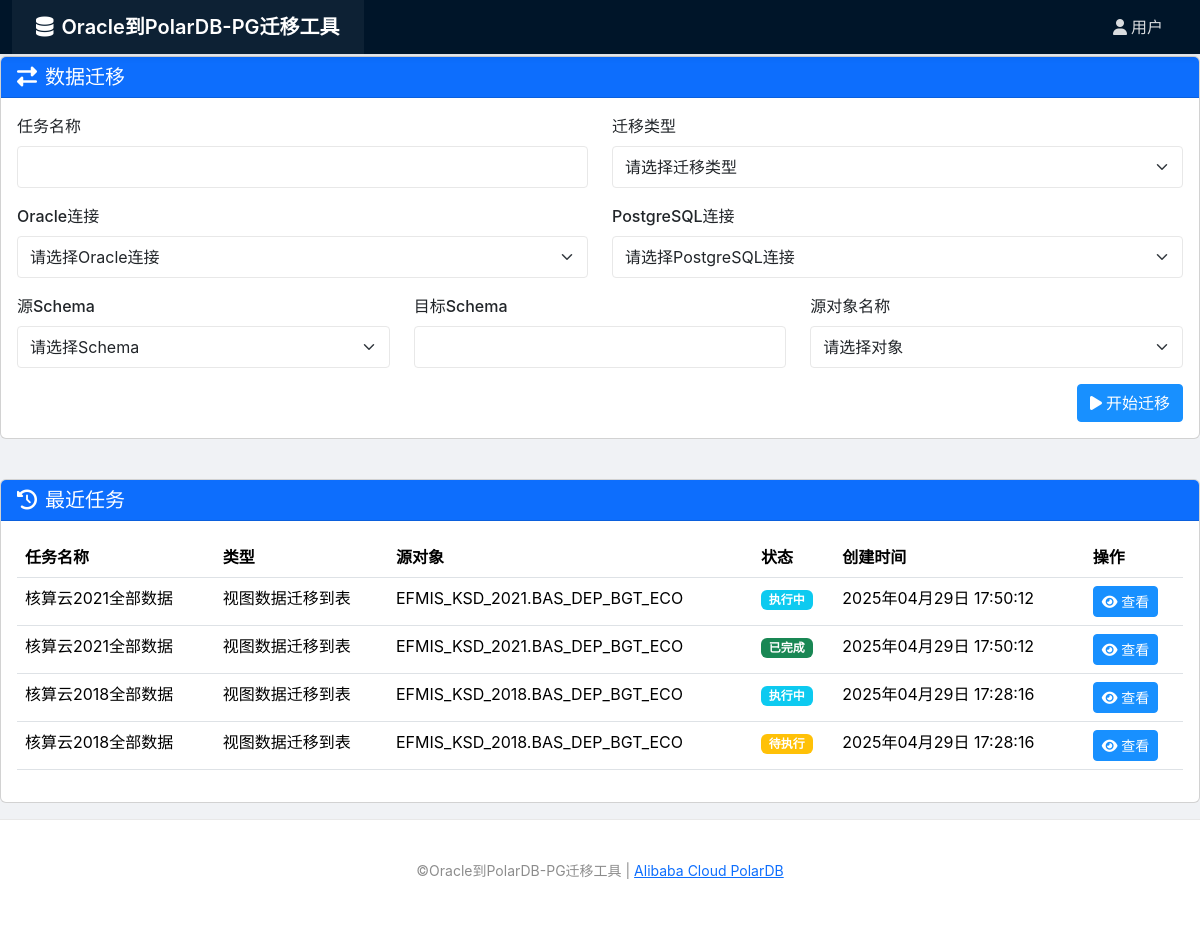
Page /app/index/ on the earlier database version.
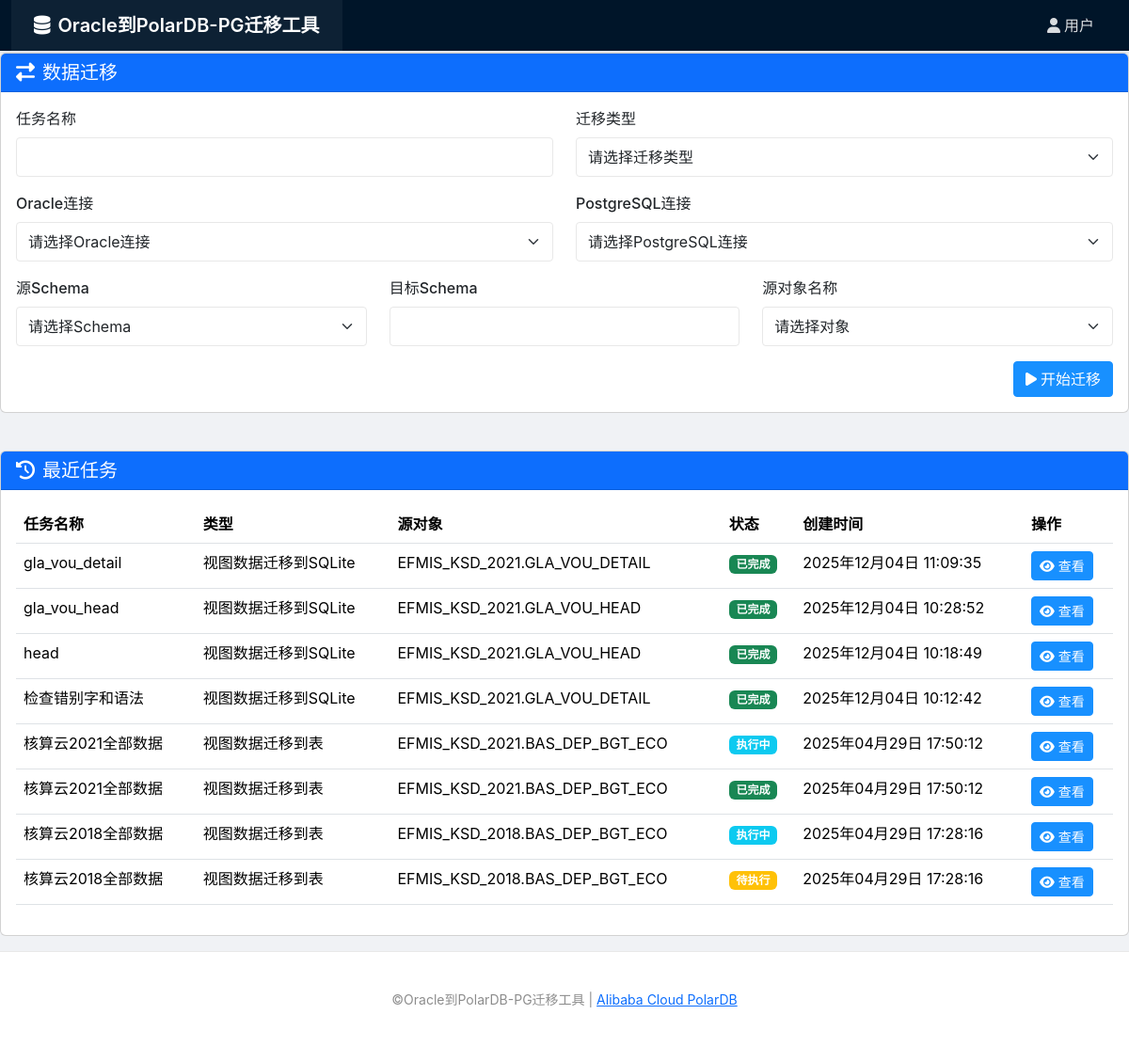
Same page on the later database version.
### migration_app/models.py (models this page shows, shortened)
class MigrationTask(models.Model):
    TASK_TYPE_CHOICES = [
        ('table', '表'),
        ('materialized_view', '物化视图'),
        ('view', '视图'),
        ('routine', '例程'),
        ('all_tables', '所有表'),
        ('view_to_table', '视图数据迁移到表'),
        ('view_to_sqlite', '视图数据迁移到SQLite'),
    ]
    STATUS_CHOICES = [
        ('pending', '待执行'),
        ('running', '执行中'),
        ('completed', '已完成'),
        ('failed', '失败'),
        ('partial', '部分完成'),
        ('canceled', '已取消'),
    ]
    CONFLICT_STRATEGY_CHOICES = [
        ('error', '遇到冲突时报错'),
        ('replace', '删除并替换已存在对象'),
        ('skip', '跳过已存在对象'),
        ('append', '追加数据（仅适用于表）'),
        ('truncate', '清空表并重新加载数据'),
    ]
    name = models.CharField(max_length=100, verbose_name="任务名称")
    task_type = models.CharField(max_length=20, choices=TASK_TYPE_CHOICES, verbose_name="任务类型")
    oracle_connection = models.ForeignKey(OracleConnection, on_delete=models.CASCADE, verbose_name="Oracle连接")
    postgres_connection = models.ForeignKey(
        PostgresConnection,
        on_delete=models.CASCADE,
        verbose_name="PostgreSQL连接",
        null=True,
        blank=True
    )
    source_schema = models.CharField(max_length=50, verbose_name="源Schema")
    target_schema = models.CharField(max_length=50, verbose_name="目标Schema", blank=True, null=True)
    source_object = models.CharField(max_length=100, verbose_name="源对象名称", blank=True, null=True)
    source_objects = models.TextField(verbose_name="多个源对象", blank=True, null=True, help_text="用逗号分隔的多个源对象名称")
    is_batch = models.BooleanField(default=False, verbose_name="批量迁移")
    parent_task = models.ForeignKey('self', on_delete=models.CASCADE, null=True, blank=True, related_name='subtasks', verbose_name="父任务")
    conflict_strategy = models.CharField(max_length=20, choices=CONFLICT_STRATEGY_CHOICES, default='error', verbose_name="冲突处理策略")
    status = models.CharField(max_length=20, choices=STATUS_CHOICES, default='pending', verbose_name="状态")
    log = models.TextField(blank=True, null=True, verbose_name="日志")
    cancel_requested = models.BooleanField(default=False, verbose_name="请求取消")
    progress = models.FloatField(default=0, verbose_name="进度百分比")
    created_at = models.DateTimeField(auto_now_add=True, verbose_name="创建时间")
    started_at = models.DateTimeField(null=True, blank=True, verbose_name="开始时间")
    completed_at = models.DateTimeField(null=True, blank=True, verbose_name="完成时间")
    view_progress = models.JSONField(verbose_name="视图迁移进度", blank=True, null=True, help_text="存储每个视图的迁移进度")
    sqlite_directory = models.CharField(max_length=255, blank=True, null=True, verbose_name="SQLite目录")
    sqlite_file_name = models.CharField(max_length=255, blank=True, null=True, verbose_name="SQLite文件名")
    class Meta:
        verbose_name = "迁移任务"
        verbose_name_plural = "迁移任务"

### migration_app/views.py (the view)
# urls.py: path('index/', views.index, name='index'),
def index(request):
    tasks = MigrationTask.objects.all().order_by('-created_at')[:10]
    oracle_connections = OracleConnection.objects.all()
    postgres_connections = PostgresConnection.objects.all()
    context = {
        'tasks': tasks,
        'oracle_connections': oracle_connections,
        'postgres_connections': postgres_connections,
    }
    return render(request, 'migration_app/index.html', context)

### migration_app/templates/migration_app/index.html (shortened to what this page needs)
{% extends 'migration_app/base.html' %}
{% block content %}
<div class="row mb-4">
    <div class="col-lg-12">
        <div class="card">
            <div class="card-header bg-primary text-white">
                <h5 class="card-title mb-0">
                    <i class="fas fa-exchange-alt me-2"></i>数据迁移
                </h5>
            </div>
            <div class="card-body">
                <form id="migration-form">
                    <div class="row mb-3">
                        <div class="col-md-6">
                            <label for="task-name" class="form-label">任务名称</label>
                            <input type="text" class="form-control" id="task-name" required>
                        </div>
                        <div class="col-md-6">
                            <label for="task-type" class="form-label">迁移类型</label>
                            <select class="form-select" id="task-type" required>
                                <option value="" selected disabled>请选择迁移类型</option>
                            </select>
                        </div>
                    </div>
                    <div class="row mb-3">
                        <div class="col-md-6">
                            <label for="oracle-connection" class="form-label">Oracle连接</label>
                            <select class="form-select" id="oracle-connection" required>
                                <option value="" selected disabled>请选择Oracle连接</option>
                            </select>
                        </div>
                        <div class="col-md-6">
                            <label for="postgres-connection" class="form-label">PostgreSQL连接</label>
                            <select class="form-select" id="postgres-connection" required>
                                <option value="" selected disabled>请选择PostgreSQL连接</option>
                            </select>
                        </div>
                    </div>
                    <div class="row mb-3">
                        <div class="col-md-4">
                            <label for="source-schema" class="form-label">源Schema</label>
                            <select class="form-select" id="source-schema" required>
                                <option value="" selected disabled>请选择Schema</option>
                            </select>
                        </div>
                        <div class="col-md-4">
                            <label for="target-schema" class="form-label">目标Schema</label>
                            <input type="text" class="form-control" id="target-schema" required>
                        </div>
                        <div class="col-md-4">
                            <label for="source-object" class="form-label">源对象名称</label>
                            <select class="form-select" id="source-object" required>
                                <option value="" selected disabled>请选择对象</option>
                            </select>
                        </div>
                    </div>
                    <div class="text-end">
                        <button type="submit" class="btn btn-primary">
                            <i class="fas fa-play me-1"></i>开始迁移
                        </button>
                    </div>
                </form>
            </div>
        </div>
    </div>
</div>
<div class="row">
    <div class="col-lg-12">
        <div class="card">
            <div class="card-header bg-primary text-white">
                <h5 class="card-title mb-0">
                    <i class="fas fa-history me-2"></i>最近任务
                </h5>
            </div>
            <div class="card-body">
                <div class="table-responsive">
                    <table class="table table-hover">
                        <thead>
                            <tr>
                                <th>任务名称</th>
                                <th>类型</th>
                                <th>源对象</th>
                                <th>状态</th>
                                <th>创建时间</th>
                                <th>操作</th>
                            </tr>
                        </thead>
                        <tbody id="tasks-table">
                            {% for task in tasks %}
                            <tr>
                                <td>{{ task.name }}</td>
                                <td>{{ task.get_task_type_display }}</td>
                                <td>{{ task.source_schema }}.{{ task.source_object }}</td>
                                <td>
                                    {% if task.status == 'pending' %}
                                    <span class="badge bg-warning">待执行</span>
                                    {% elif task.status == 'running' %}
                                    <span class="badge bg-info">执行中</span>
                                    {% elif task.status == 'completed' %}
                                    <span class="badge bg-success">已完成</span>
                                    {% elif task.status == 'failed' %}
                                    <span class="badge bg-danger">失败</span>
                                    {% endif %}
                                </td>
                                <td>{{ task.created_at|date:"Y年m月d日 H:i:s" }}</td>
                                <td>
                                    <a href="{% url 'migration_app:task_detail' task.id %}" class="btn btn-sm btn-primary">
                                        <i class="fas fa-eye"></i> 查看
                                    </a>
                                </td>
                            </tr>
                            {% empty %}
                            <tr>
                                <td colspan="6" class="text-center">暂无任务记录</td>
                            </tr>
                            {% endfor %}
                        </tbody>
                    </table>
                </div>
            </div>
        </div>
    </div>
</div>
{% endblock %}

### migration_app/templates/migration_app/base.html (shortened to what this page needs)
{% load static %}
<!DOCTYPE html>
<html lang="zh-CN">
<head>
    <link href="{% static 'bootstrap-5.3.5/css/bootstrap.min.css' %}" rel="stylesheet">
    <link href="{% static 'css/all.min.css' %}" rel="stylesheet">
    <link href="{% static 'css/custom.css' %}" rel="stylesheet">
    <link href="{% static 'css/content.css' %}" rel="stylesheet">
</head>
<body>
    <nav class="navbar navbar-expand-lg navbar-dark">
        <div class="container-fluid">
            <a class="navbar-brand" href="{% url 'migration_app:index' %}">
                <i class="fas fa-database me-2"></i>Oracle到PolarDB-PG迁移工具
            </a>
            <div class="collapse navbar-collapse" id="navbarNav">
                <ul class="navbar-nav ms-auto">
                    <li class="nav-item">
                        <a class="nav-link" href="#" id="user-dropdown" data-bs-toggle="dropdown">
                            <i class="fas fa-user me-1"></i>用户
                        </a>
                    </li>
                </ul>
            </div>
        </div>
    </nav>
    <div class="content-wrapper">
        <div class="content">
            {% block content %}{% endblock %}
        </div>
        <footer class="footer">
            <div class="content-container">
                <p>&copy;Oracle到PolarDB-PG迁移工具 | <a href="https://www.alibabacloud.com/product/polardb" target="_blank">Alibaba Cloud PolarDB</a></p>
            </div>
        </footer>
    </div>
</body>
</html>

### static/css/custom.css (style rules this page uses)
.navbar-brand { font-weight: bold; }
.card { margin-bottom: 1rem; }
.form-label { font-weight: 500; }
.card-header { background-color: #f8f9fa; border-bottom: 1px solid rgba(0,0,0,.125); }
.navbar { box-shadow: 0 2px 4px rgba(0,0,0,.1); }

### migration_app/templates/migration_app/base.html (style rules this page uses)
:root { --primary-color: #1890ff; --secondary-color: #096dd9; --success-color: #52c41a; --warning-color: #faad14; --danger-color: #f5222d; --info-color: #1890ff; --text-color: rgba(0, 0, 0, 0.65); --border-color: #e8e8e8; --box-shadow: 0 2px 8px rgba(0, 0, 0, 0.09); --sidebar-bg: #001529; --sidebar-text: rgba(255, 255, 255, 0.85); --sidebar-active: #1890ff; --content-max-width: 1400px; --content-padding: 24px; }
.nav-item { position: relative; }
.nav-link { position: relative; padding-right: 25px !important; display: flex; align-items: center; color: var(--sidebar-text); transition: all 0.3s; }
body { font-family: -apple-system, BlinkMacSystemFont, 'Segoe UI', Roboto, 'Helvetica Neue', Arial, sans-serif; background-color: #f0f2f5; color: var(--text-color); padding: 0; margin: 0; min-height: 100vh; display: flex; flex-direction: column; }
.navbar { box-shadow: var(--box-shadow); padding: 0; background-color: var(--sidebar-bg) !important; position: fixed; top: 0; left: 0; right: 0; z-index: 1000; }
.navbar-brand { font-weight: 600; padding: 12px 24px; background-color: rgba(255, 255, 255, 0.05); }
.content-wrapper { margin-top: 56px; min-height: calc(100vh - 56px); display: flex; flex-direction: column; background-color: #f0f2f5; }
.content-container { flex: 1; width: 100%; max-width: var(--content-max-width); margin: 0 auto; padding: var(--content-padding); box-sizing: border-box; }
.footer { margin-top: auto; padding: 16px 0; text-align: center; color: rgba(0, 0, 0, 0.45); font-size: 14px; background-color: #fff; border-top: 1px solid var(--border-color); }
.btn-primary { background-color: var(--primary-color); border-color: var(--primary-color); }
.btn { border-radius: 4px; transition: all 0.3s; }
.form-control, .form-select { border-radius: 4px; border: 1px solid var(--border-color); padding: 8px 12px; height: auto; transition: all 0.3s; }
.table { color: var(--text-color); }

Differences in the rows shown:
added MigrationTask: name "gla_vou_detail", task_type "视图数据迁移到SQLite", source_schema "EFMIS_KSD_2021", source_object "GLA_VOU_DETAIL", status "已完成", created_at "2025年12月04日 11:09:35"
added MigrationTask: name "gla_vou_head", task_type "视图数据迁移到SQLite", source_schema "EFMIS_KSD_2021", source_object "GLA_VOU_HEAD", status "已完成", created_at "2025年12月04日 10:28:52"
added MigrationTask: name "head", task_type "视图数据迁移到SQLite", source_schema "EFMIS_KSD_2021", source_object "GLA_VOU_HEAD", status "已完成", created_at "2025年12月04日 10:18:49"
added MigrationTask: name "检查错别字和语法", task_type "视图数据迁移到SQLite", source_schema "EFMIS_KSD_2021", source_object "GLA_VOU_DETAIL", status "已完成", created_at "2025年12月04日 10:12:42"
